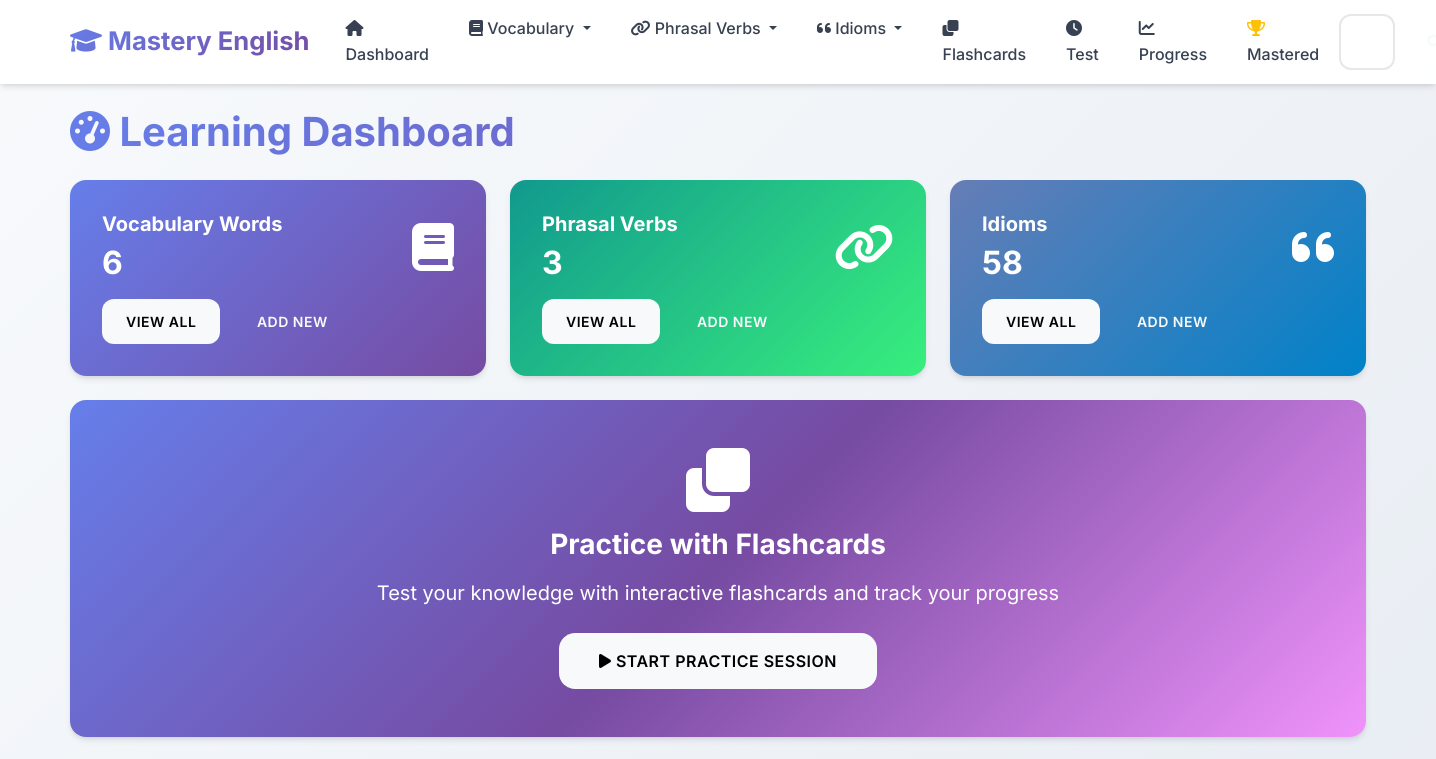
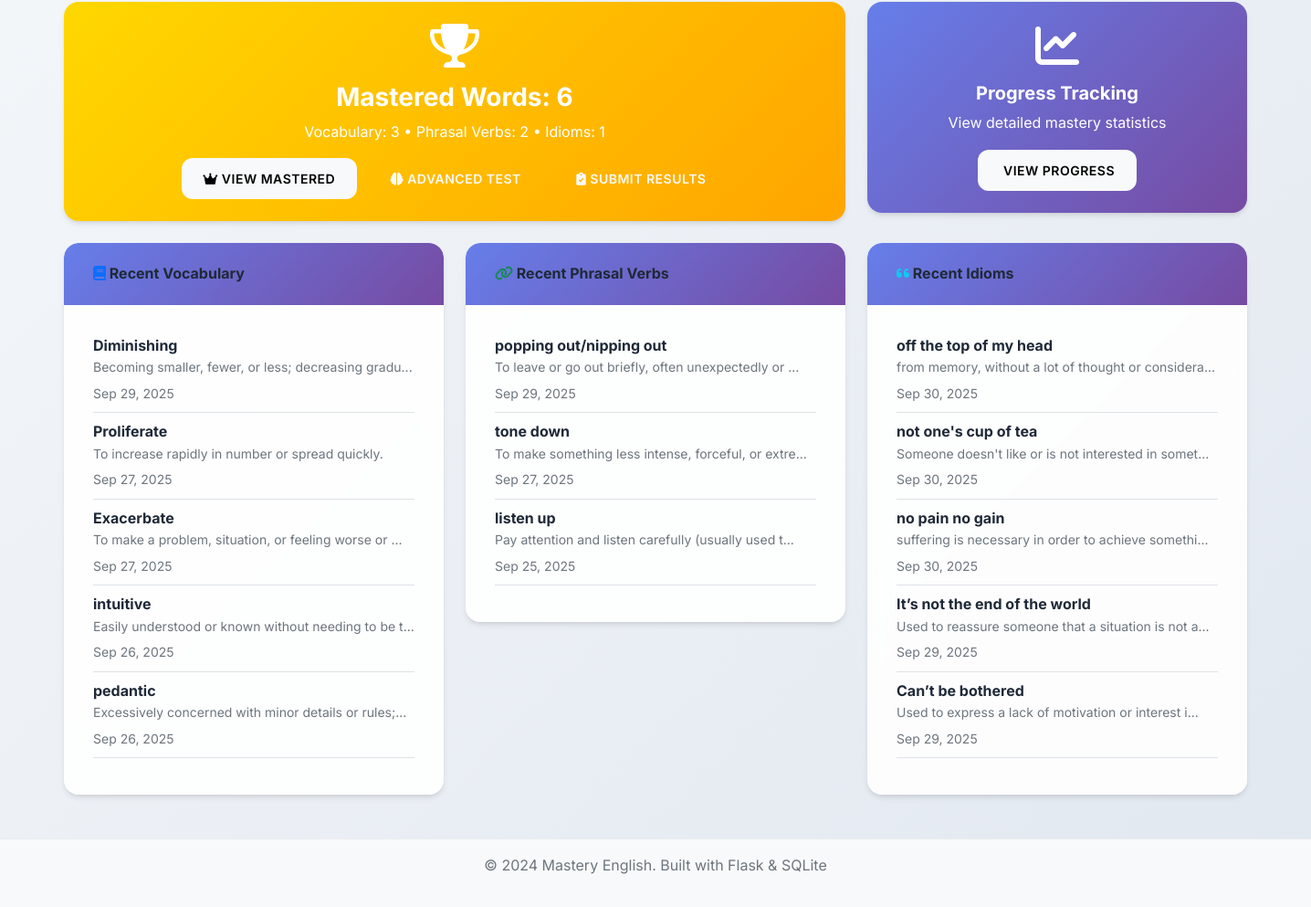
The page / on the database its author committed (2 pictures, top to bottom).
### app.py (models this page shows, shortened)
class VocabularyWord(db.Model):
    __tablename__ = 'vocabulary_words'
    id = db.Column(db.Integer, primary_key=True)
    word = db.Column(db.String(100), nullable=False)
    definition = db.Column(db.Text, nullable=False)
    example_sentence = db.Column(db.Text)
    pronunciation = db.Column(db.String(100))
    part_of_speech = db.Column(db.String(50))
    difficulty_level = db.Column(db.String(20), default='medium')
    date_added = db.Column(db.DateTime, default=datetime.utcnow)
    times_practiced = db.Column(db.Integer, default=0)
    last_practiced = db.Column(db.DateTime)
    mastery_level = db.Column(db.Integer, default=0)

class PhrasalVerb(db.Model):
    __tablename__ = 'phrasal_verbs'
    id = db.Column(db.Integer, primary_key=True)
    phrasal_verb = db.Column(db.String(100), nullable=False)
    meaning = db.Column(db.Text, nullable=False)
    example_sentence = db.Column(db.Text)
    separable = db.Column(db.Boolean, default=False)
    difficulty_level = db.Column(db.String(20), default='medium')
    date_added = db.Column(db.DateTime, default=datetime.utcnow)
    times_practiced = db.Column(db.Integer, default=0)
    last_practiced = db.Column(db.DateTime)
    mastery_level = db.Column(db.Integer, default=0)

class Idiom(db.Model):
    __tablename__ = 'idioms'
    id = db.Column(db.Integer, primary_key=True)
    idiom = db.Column(db.String(200), nullable=False)
    meaning = db.Column(db.Text, nullable=False)
    example_sentence = db.Column(db.Text)
    origin = db.Column(db.Text)
    difficulty_level = db.Column(db.String(20), default='medium')
    date_added = db.Column(db.DateTime, default=datetime.utcnow)
    times_practiced = db.Column(db.Integer, default=0)
    last_practiced = db.Column(db.DateTime)
    mastery_level = db.Column(db.Integer, default=0)

### app.py (the view)
@app.route('/')
def index():
    vocab_count = VocabularyWord.query.count()
    phrasal_count = PhrasalVerb.query.count()
    idiom_count = Idiom.query.count()
    mastered_vocab = VocabularyWord.query.filter(VocabularyWord.mastery_level == 5).count()
    mastered_phrasal = PhrasalVerb.query.filter(PhrasalVerb.mastery_level == 5).count()
    mastered_idioms = Idiom.query.filter(Idiom.mastery_level == 5).count()
    total_mastered = mastered_vocab + mastered_phrasal + mastered_idioms
    recent_vocab = VocabularyWord.query.order_by(VocabularyWord.date_added.desc()).limit(5).all()
    recent_phrasal = PhrasalVerb.query.order_by(PhrasalVerb.date_added.desc()).limit(5).all()
    recent_idioms = Idiom.query.order_by(Idiom.date_added.desc()).limit(5).all()
    return render_template('index.html',
                         vocab_count=vocab_count,
                         phrasal_count=phrasal_count,
                         idiom_count=idiom_count,
                         mastered_vocab=mastered_vocab,
                         mastered_phrasal=mastered_phrasal,
                         mastered_idioms=mastered_idioms,
                         total_mastered=total_mastered,
                         recent_vocab=recent_vocab,
                         recent_phrasal=recent_phrasal,
                         recent_idioms=recent_idioms)

### templates/index.html (shortened to what this page needs)
{% extends "base.html" %}
{% block content %}
<div class="row">
    <div class="col-12">
        <h1 class="mb-4">
            <i class="fas fa-tachometer-alt"></i> Learning Dashboard
        </h1>
    </div>
</div>
<div class="row mb-4">
    <div class="col-md-4">
        <div class="card dashboard-card text-white" style="background: var(--gradient-primary);">
            <div class="card-body">
                <div class="d-flex justify-content-between">
                    <div>
                        <h5 class="card-title text-white">Vocabulary Words</h5>
                        <h2 class="mb-0 text-white">{{ vocab_count }}</h2>
                    </div>
                    <div class="align-self-center floating-element">
                        <i class="fas fa-book fa-3x"></i>
                    </div>
                </div>
                <div class="mt-3">
                    <a href="{{ url_for('vocabulary_list') }}" class="btn btn-light btn-sm me-2">View All</a>
                    <a href="{{ url_for('add_vocabulary') }}" class="btn btn-outline-light btn-sm">Add New</a>
                </div>
            </div>
        </div>
    </div>
    <div class="col-md-4">
        <div class="card dashboard-card text-white" style="background: var(--gradient-success);">
            <div class="card-body">
                <div class="d-flex justify-content-between">
                    <div>
                        <h5 class="card-title text-white">Phrasal Verbs</h5>
                        <h2 class="mb-0 text-white">{{ phrasal_count }}</h2>
                    </div>
                    <div class="align-self-center floating-element">
                        <i class="fas fa-link fa-3x"></i>
                    </div>
                </div>
                <div class="mt-3">
                    <a href="{{ url_for('phrasal_verbs_list') }}" class="btn btn-light btn-sm me-2">View All</a>
                    <a href="{{ url_for('add_phrasal_verb') }}" class="btn btn-outline-light btn-sm">Add New</a>
                </div>
            </div>
        </div>
    </div>
    <div class="col-md-4">
        <div class="card dashboard-card text-white" style="background: var(--gradient-info);">
            <div class="card-body">
                <div class="d-flex justify-content-between">
                    <div>
                        <h5 class="card-title text-white">Idioms</h5>
                        <h2 class="mb-0 text-white">{{ idiom_count }}</h2>
                    </div>
                    <div class="align-self-center floating-element">
                        <i class="fas fa-quote-left fa-3x"></i>
                    </div>
                </div>
                <div class="mt-3">
                    <a href="{{ url_for('idioms_list') }}" class="btn btn-light btn-sm me-2">View All</a>
                    <a href="{{ url_for('add_idiom') }}" class="btn btn-outline-light btn-sm">Add New</a>
                </div>
            </div>
        </div>
    </div>
</div>
<div class="row mb-4">
    <div class="col-12">
        <div class="card dashboard-card" style="background: var(--gradient-hero); color: white;">
            <div class="card-body text-center py-5">
                <div class="floating-element">
                    <i class="fas fa-clone fa-4x mb-3"></i>
                </div>
                <h3 class="card-title text-white mb-3">
                    Practice with Flashcards
                </h3>
                <p class="card-text text-white fs-5 mb-4">Test your knowledge with interactive flashcards and track your progress</p>
                <a href="{{ url_for('flashcards_menu') }}" class="btn btn-light btn-lg pulse-primary">
                    <i class="fas fa-play"></i> Start Practice Session
                </a>
            </div>
        </div>
    </div>
</div>
<div class="row mb-4">
    <div class="col-md-8">
        <div class="card dashboard-card" style="background: linear-gradient(135deg, #ffd700 0%, #ffa500 100%); color: white;">
            <div class="card-body text-center py-4">
                <div class="floating-element">
                    <i class="fas fa-trophy fa-3x mb-3"></i>
                </div>
                <h3 class="card-title text-white mb-2">
                    Mastered Words: {{ total_mastered }}
                </h3>
                <p class="card-text text-white mb-3">
                    {% if total_mastered > 0 %}
                    Vocabulary: {{ mastered_vocab }} • Phrasal Verbs: {{ mastered_phrasal }} • Idioms: {{ mastered_idioms }}
                    {% else %}
                    Keep practicing to master your first words!
                    {% endif %}
                </p>
                <div>
                    <a href="{{ url_for('mastered_words') }}" class="btn btn-light me-2">
                        <i class="fas fa-crown"></i> View Mastered
                    </a>
                    {% if total_mastered > 0 %}
                    <a href="{{ url_for('mastered_test') }}" class="btn btn-outline-light me-2">
                        <i class="fas fa-brain"></i> Advanced Test
                    </a>
                    <a href="{{ url_for('submit_evaluation') }}" class="btn btn-outline-light">
                        <i class="fas fa-clipboard-check"></i> Submit Results
                    </a>
                    {% endif %}
                </div>
            </div>
        </div>
    </div>
    <div class="col-md-4">
        <div class="card dashboard-card" style="background: linear-gradient(135deg, #667eea 0%, #764ba2 100%); color: white;">
            <div class="card-body text-center py-4">
                <div class="floating-element">
                    <i class="fas fa-chart-line fa-3x mb-3"></i>
                </div>
                <h5 class="card-title text-white mb-2">Progress Tracking</h5>
                <p class="card-text text-white mb-3">View detailed mastery statistics</p>
                <a href="{{ url_for('progress') }}" class="btn btn-light">
                     View Progress
                </a>
            </div>
        </div>
    </div>
</div>
<div class="row">
    <div class="col-md-4">
        <div class="card">
            <div class="card-header">
                <h6 class="mb-0">
                    <i class="fas fa-book text-primary"></i> Recent Vocabulary
                </h6>
            </div>
            <div class="card-body">
                {% if recent_vocab %}
                    {% for word in recent_vocab %}
                        <div class="border-bottom pb-2 mb-2">
                            <strong>{{ word.word }}</strong>
                            <p class="mb-1 text-muted small">{{ word.definition[:50] }}{% if word.definition|length > 50 %}...{% endif %}</p>
                            <small class="text-muted">{{ word.date_added.strftime('%b %d, %Y') }}</small>
                        </div>
                    {% endfor %}
                {% else %}
                    <p class="text-muted">No vocabulary words yet.</p>
                {% endif %}
            </div>
        </div>
    </div>
    <div class="col-md-4">
        <div class="card">
            <div class="card-header">
                <h6 class="mb-0">
                    <i class="fas fa-link text-success"></i> Recent Phrasal Verbs
                </h6>
            </div>
            <div class="card-body">
                {% if recent_phrasal %}
                    {% for phrasal in recent_phrasal %}
                        <div class="border-bottom pb-2 mb-2">
                            <strong>{{ phrasal.phrasal_verb }}</strong>
                            <p class="mb-1 text-muted small">{{ phrasal.meaning[:50] }}{% if phrasal.meaning|length > 50 %}...{% endif %}</p>
                            <small class="text-muted">{{ phrasal.date_added.strftime('%b %d, %Y') }}</small>
                        </div>
                    {% endfor %}
                {% else %}
                    <p class="text-muted">No phrasal verbs yet.</p>
                {% endif %}
            </div>
        </div>
    </div>
    <div class="col-md-4">
        <div class="card">
            <div class="card-header">
                <h6 class="mb-0">
                    <i class="fas fa-quote-left text-info"></i> Recent Idioms
                </h6>
            </div>
            <div class="card-body">
                {% if recent_idioms %}
                    {% for idiom in recent_idioms %}
                        <div class="border-bottom pb-2 mb-2">
                            <strong>{{ idiom.idiom }}</strong>
                            <p class="mb-1 text-muted small">{{ idiom.meaning[:50] }}{% if idiom.meaning|length > 50 %}...{% endif %}</p>
                            <small class="text-muted">{{ idiom.date_added.strftime('%b %d, %Y') }}</small>
                        </div>
                    {% endfor %}
                {% else %}
                    <p class="text-muted">No idioms yet.</p>
                {% endif %}
            </div>
        </div>
    </div>
</div>
{% endblock %}

### static/css/style.css (style rules this page uses)
:root { --primary-color: #6366f1; --primary-dark: #4f46e5; --primary-light: #8b5cf6; --success-color: #10b981; --success-dark: #059669; --info-color: #06b6d4; --info-dark: #0891b2; --warning-color: #f59e0b; --warning-dark: #d97706; --danger-color: #ef4444; --danger-dark: #dc2626; --light-color: #f8fafc; --dark-color: #1e293b; --gray-50: #f9fafb; --gray-100: #f3f4f6; --gray-200: #e5e7eb; --gray-300: #d1d5db; --gray-400: #9ca3af; --gray-500: #6b7280; --gray-600: #4b5563; --gray-700: #374151; --gray-800: #1f2937; --gray-900: #111827; --gradient-primary: linear-gradient(135deg, #667eea 0%, #764ba2 100%); --gradient-success: linear-gradient(135deg, #11998e 0%, #38ef7d 100%); --gradient-info: linear-gradient(135deg, #667db6 0%, #0082c8 100%); --gradient-warning: linear-gradient(135deg, #f093fb 0%, #f5576c 100%); --gradient-hero: linear-gradient(135deg, #667eea 0%, #764ba2 50%, #f093fb 100%); --shadow-sm: 0 1px 2px 0 rgba(0, 0, 0, 0.05); --shadow: 0 4px 6px -1px rgba(0, 0, 0, 0.1), 0 2px 4px -1px rgba(0, 0, 0, 0.06); --shadow-md: 0 10px 15px -3px rgba(0, 0, 0, 0.1), 0 4px 6px -2px rgba(0, 0, 0, 0.05); --shadow-lg: 0 20px 25px -5px rgba(0, 0, 0, 0.1), 0 10px 10px -5px rgba(0, 0, 0, 0.04); --shadow-xl: 0 25px 50px -12px rgba(0, 0, 0, 0.25); }
body { font-family: 'Inter', 'Segoe UI', -apple-system, BlinkMacSystemFont, sans-serif; background: linear-gradient(135deg, #f8fafc 0%, #e2e8f0 100%); min-height: 100vh; line-height: 1.6; color: var(--gray-800); }
.card { border: none; border-radius: 16px; background: rgba(255, 255, 255, 0.9); backdrop-filter: blur(10px); box-shadow: var(--shadow); transition: all 0.4s cubic-bezier(0.4, 0, 0.2, 1); position: relative; overflow: hidden; }
.card::before { content: ''; position: absolute; top: 0; left: 0; width: 100%; height: 2px; background: var(--gradient-primary); transform: scaleX(0); transition: transform 0.3s ease; }
.card-header { background: var(--gradient-primary); color: white; border-bottom: none; border-radius: 16px 16px 0 0 !important; padding: 1.5rem 2rem; font-weight: 600; }
.card-body { padding: 2rem; }
.btn { border-radius: 12px; font-weight: 600; padding: 0.75rem 1.5rem; text-transform: uppercase; letter-spacing: 0.5px; font-size: 0.875rem; transition: all 0.3s cubic-bezier(0.4, 0, 0.2, 1); position: relative; overflow: hidden; border: none; }
.btn::before { content: ''; position: absolute; top: 0; left: -100%; width: 100%; height: 100%; background: linear-gradient(90deg, transparent, rgba(255,255,255,0.2), transparent); transition: left 0.5s; }
.btn-lg { padding: 1rem 2.5rem; font-size: 1rem; border-radius: 16px; }
.dashboard-card { transition: all 0.4s cubic-bezier(0.4, 0, 0.2, 1); position: relative; overflow: hidden; }
.dashboard-card::before { content: ''; position: absolute; top: 0; left: 0; width: 100%; height: 4px; background: var(--gradient-primary); transform: scaleX(0); transition: transform 0.3s ease; }
h1, h2, h3, h4, h5, h6 { font-weight: 700; color: var(--gray-800); }
h1 { background: var(--gradient-primary); -webkit-background-clip: text; -webkit-text-fill-color: transparent; background-clip: text; }
.fa, .fas, .far { transition: all 0.3s ease; }
.floating-element { animation: float 3s ease-in-out infinite; }
.pulse-primary { animation: pulse 2s infinite; }

### rows shown on the page
VocabularyWord: word "Diminishing", definition "Becoming smaller, fewer, or less; decreasing gradu", date_added "Sep 29, 2025"
VocabularyWord: word "Proliferate", definition "To increase rapidly in number or spread quickly.", date_added "Sep 27, 2025"
VocabularyWord: word "Exacerbate", definition "To make a problem, situation, or feeling worse or", date_added "Sep 27, 2025"
VocabularyWord: word "intuitive", definition "Easily understood or known without needing to be t", date_added "Sep 26, 2025"
VocabularyWord: word "pedantic", definition "Excessively concerned with minor details or rules;", date_added "Sep 26, 2025"
PhrasalVerb: phrasal_verb "popping out/nipping out", meaning "To leave or go out briefly, often unexpectedly or", date_added "Sep 29, 2025"
PhrasalVerb: phrasal_verb "tone down", meaning "To make something less intense, forceful, or extre", date_added "Sep 27, 2025"
PhrasalVerb: phrasal_verb "listen up", meaning "Pay attention and listen carefully (usually used t", date_added "Sep 25, 2025"
Idiom: idiom "off the top of my head", meaning "from memory, without a lot of thought or considera", date_added "Sep 30, 2025"
Idiom: idiom "not one's cup of tea", meaning "Someone doesn't like or is not interested in somet", date_added "Sep 30, 2025"
Idiom: idiom "no pain no gain", meaning "suffering is necessary in order to achieve somethi", date_added "Sep 30, 2025"
Idiom: idiom "It’s not the end of the world", meaning "Used to reassure someone that a situation is not a", date_added "Sep 29, 2025"
Idiom: idiom "Can’t be bothered", meaning "Used to express a lack of motivation or interest i", date_added "Sep 29, 2025"

### other values the page prints
{{ vocab_count }} "6"
{{ phrasal_count }} "3"
{{ idiom_count }} "58"
{{ total_mastered }} "6"
{{ mastered_vocab }} "3"
{{ mastered_phrasal }} "2"
{{ mastered_idioms }} "1"
